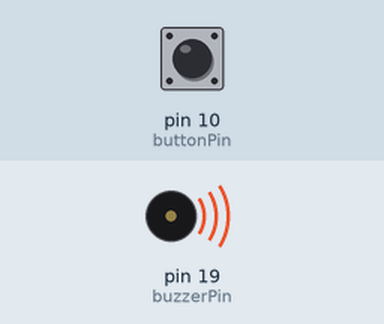
Recording of a sketch running on a simulated Arduino Uno, built with avr-gcc and run on an emulated ATmega328P. Shown: buzzer (waves = sounding, pin HIGH). The inputs (shaded band) are chosen by the test bench; at power-on: pin 10 (buttonPin) HIGH.

Above: at 1.2 s.
1.3 s: pin 10 (buttonPin) pulled LOW for 0.15 s
At 1.37 s:
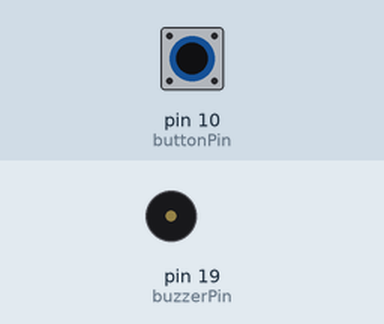
2.9 s: pin 10 (buttonPin) pulled LOW for 3.2 s
At 7.0 s:
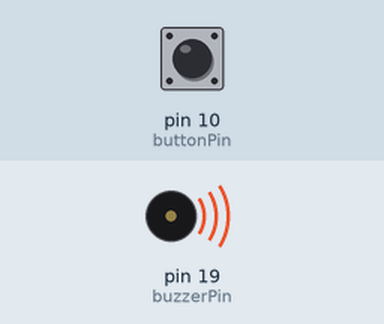
Timing chart, 0 to 8.5 s (numbered marks = the images above; inputs shaded):
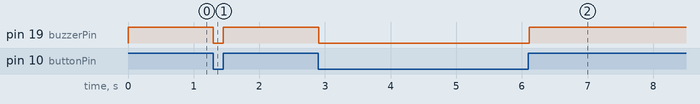

The sketch:

9BUTTON_BUZZER.ino
```cpp
// 05 · NÚT THỬ / BUZZER + 06 · BẢNG 9 NÚT (theo RehabBoard_Ket_noi.pdf)
//   Nút S1 : GPIO10 <-> nút <-> GND
//   Buzzer : IN -> GPIO19  (code cũ dùng GPIO36 — sai sơ đồ)

const int buttonPin = 10;
const int buzzerPin = 19;

// Mô-đun còi trên board là loại KÍCH MỨC THẤP (đã test: LOW = kêu, HIGH = im).
// Nếu thay còi loại kích mức cao thì đổi BUZZER_ON thành HIGH.
const int BUZZER_ON  = LOW;
const int BUZZER_OFF = (BUZZER_ON == HIGH) ? LOW : HIGH;

void setup() {
  pinMode(buttonPin, INPUT_PULLUP);
  digitalWrite(buzzerPin, BUZZER_OFF);  // đặt mức tắt trước để còi không kêu lúc khởi động
  pinMode(buzzerPin, OUTPUT);
  digitalWrite(buzzerPin, BUZZER_OFF);  // Còi tắt ban đầu
}

void loop() {
  bool pressed = (digitalRead(buttonPin) == LOW);

  digitalWrite(buzzerPin, pressed ? BUZZER_ON : BUZZER_OFF);

  delay(10);
}
```

Measured:
- after the input at 1.3 s, pin 19 (buzzerPin): HIGH → LOW at once, → HIGH 0.15 s later
- after the input at 2.9 s, pin 19 (buzzerPin): HIGH → LOW at once, → HIGH 3.2 s later
